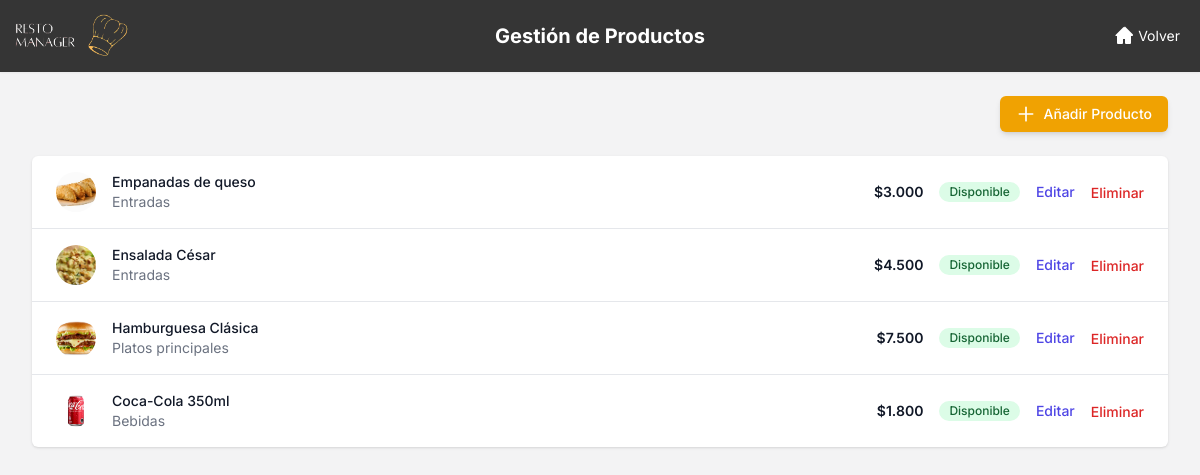
Screenshot of /dashboard/productos/ (signed in) with the database file from the repository.
### restaurante_app/models.py (models this page shows, shortened)
class Producto(models.Model):
    nombre = models.CharField(max_length=100, unique=True)
    descripcion = models.TextField(blank=True)
    precio = models.IntegerField(help_text="Precio del producto (en formato entero)")
    imagen = models.ImageField(upload_to='productos/', blank=True, null=True)
    categoria = models.ForeignKey(Categoria, on_delete=models.PROTECT)
    disponible = models.BooleanField(default=True)
    ingredientes = models.ManyToManyField(Ingrediente, through='ProductoIngrediente')

class Categoria(models.Model):
    nombre = models.CharField(max_length=100, unique=True)
    orden = models.PositiveIntegerField(default=10, help_text="Un número más bajo aparece primero")
    class Meta:
        ordering = ['orden', 'nombre']

### restaurante_app/views.py (the view)
    @login_required
    def _wrapped_view(request, *args, **kwargs):
        if request.user.rol != 'ENCARGADO':
            messages.error(request, 'No tienes permiso para acceder a esta página.')
            return redirect('index')
        return view_func(request, *args, **kwargs)

### restaurante_app/templatetags/custom_filters.py (called while the page is built)
@register.filter
def punto_mil(value):
    try:
        return f"{int(value):,}".replace(",", ".")
    except (ValueError, TypeError):
        return value

### restaurante_app/views.py (called while the page is built)
def staff_required(view_func):
    @login_required
    def _wrapped_view(request, *args, **kwargs):
        if request.user.rol != 'ENCARGADO':
            messages.error(request, 'No tienes permiso para acceder a esta página.')
            return redirect('index')
        return view_func(request, *args, **kwargs)
    return _wrapped_view

@staff_required
def gestion_productos_view(request):
    productos = Producto.objects.all().order_by('categoria', 'nombre')
    return render(request, 'app/gestion_productos.html', {'productos': productos})

### templates/app/gestion_productos.html (shortened to what this page needs)
{% load static %}
{% load custom_filters %}
<!DOCTYPE html>
<html lang="es">
<head>
    <script src="https://cdn.tailwindcss.com"></script>
</head>
<body class="bg-grisClaro">
    <header class="bg-[#353535] shadow-sm relative">
        <div class="w-full mx-auto py-2 px-0 flex items-center justify-between relative">
            <div class="flex items-center ml-[-12px]">
                <img src="{% static 'img/imagelogo.png' %}" alt="Logo" class="h-14 w-45">
            </div>
            <h1 class="absolute left-1/2 transform -translate-x-1/2 text-xl font-bold text-white">
                Gestión de Productos
            </h1>
            <div class="flex items-center space-x-4 mr-5">
                <a href="{% url 'dashboard' %}" class="flex items-center text-white text-sm hover:text-gray-300">
                    <svg xmlns="http://www.w3.org/2000/svg" class="h-5 w-5 mr-1" fill="currentColor" viewBox="0 0 20 20"><path d="M10.707 1.293a1 1 0 00-1.414 0l-8 8A1 1 0 002 10h1v7a1 1 0 001 1h4a1 1 0 001-1v-4h2v4a1 1 0 001 1h4a1 1 0 001-1v-7h1a1 1 0 00.707-1.707l-8-8z" /></svg>
                    Volver
                </a>
            </div>
        </div>
    </header>
    <main class="max-w-7xl mx-auto py-6 sm:px-6 lg:px-8">
        <div class="flex justify-end mb-6">
            <a href="{% url 'crear_producto' %}" class="inline-flex items-center px-4 py-2 bg-[#F0A202] hover:bg-[#d7990b] text-white text-sm font-medium rounded-md shadow-md">
                <svg xmlns="http://www.w3.org/2000/svg" class="h-5 w-5 mr-2" fill="none" viewBox="0 0 24 24" stroke="currentColor" stroke-width="2"><path stroke-linecap="round" stroke-linejoin="round" d="M12 4v16m8-8H4" /></svg>
                Añadir Producto
            </a>
        </div>
        <div class="bg-white shadow overflow-hidden rounded-md">
            <ul role="list" class="divide-y divide-gray-200">
                {% for producto in productos %}
                <li class="px-6 py-4 flex items-center justify-between">
                    <div class="flex items-center">
                        {% if producto.imagen %}
                            <img class="h-10 w-10 rounded-full object-cover" src="{{ producto.imagen.url }}" alt="Imagen de {{ producto.nombre }}">
                        {% else %}
                            <span class="h-10 w-10 rounded-full bg-gray-200 flex items-center justify-center text-gray-400 text-xs">Sin foto</span>
                        {% endif %}
                        <div class="ml-4">
                            <p class="text-sm font-medium text-gray-900">{{ producto.nombre }}</p>
                            <p class="text-sm text-gray-500">{{ producto.categoria.nombre|default:"Sin categoría" }}</p>
                        </div>
                    </div>
                    <div class="flex items-center space-x-4">
                        <span class="text-sm font-semibold text-gray-900">${{ producto.precio|punto_mil }}</span>
                        <span class="inline-flex items-center px-2.5 py-0.5 rounded-full text-xs font-medium {% if producto.disponible %}bg-green-100 text-green-800{% else %}bg-red-100 text-red-800{% endif %}">
                            {% if producto.disponible %}Disponible{% else %}No Disponible{% endif %}
                        </span>
                        <a href="{% url 'editar_producto' producto.id %}" class="text-sm font-medium text-indigo-600 hover:text-indigo-900">Editar</a>
                        <form action="{% url 'eliminar_producto' producto.id %}" method="post" class="inline eliminar-form">
                            <button type="button" class="text-sm font-medium text-red-600 hover:text-red-900 btn-eliminar">Eliminar</button>
                        </form>
                    </div>
                </li>
                {% endfor %}
            </ul>
        </div>
    </main>
</body>
</html>

### templates/app/gestion_productos.html (style rules this page uses)
body { font-family: 'Inter', sans-serif; }

### rows the page displays
Producto: imagen (picture), nombre "Empanadas de queso", categoria.nombre "Entradas", precio|punto_mil "3.000", disponible "Disponible"
Producto: imagen (picture), nombre "Ensalada César", categoria.nombre "Entradas", precio|punto_mil "4.500", disponible "Disponible"
Producto: imagen (picture), nombre "Hamburguesa Clásica", categoria.nombre "Platos principales", precio|punto_mil "7.500", disponible "Disponible"
Producto: imagen (picture), nombre "Coca-Cola 350ml", categoria.nombre "Bebidas", precio|punto_mil "1.800", disponible "Disponible"
